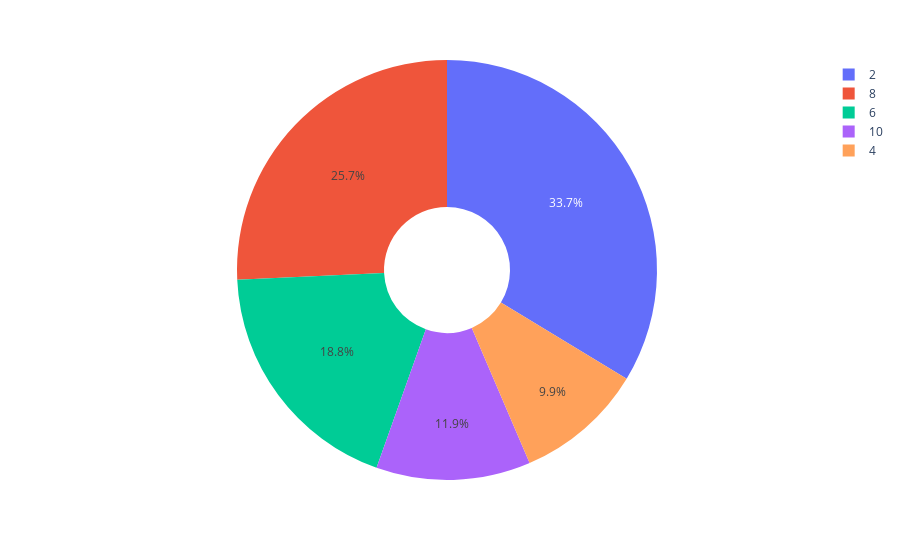

The notebook cell this image was saved under:
### Code cell
fig = px.pie(Final_Result,names='PartyCode', hole= 0.3)
fig.show()

### Figure 1 — Plotly figure (JSON) as saved in the notebook; plotly's stock layout.template omitted (floating-point values rounded to 4 significant figures)
{"data": [{"domain": {"x": [0, 1], "y": [0, 1]}, "hole": 0.3, "hovertemplate": "PartyCode=%{label}<extra></extra>", "labels": [2, 8, 2, 8, 2, 2, 6, 8, 8, 2, 6, 2, 6, 2, 2, 2, 2, 2, 2, 2, 2, 2, 2, 2, 2, 2, 2, 2, 2, 2, 2, 2, 2, 2, 4, 4, 4, 4, 4, 4, 4, 6, 6, 6, 6, 6, 6, 6, 6, 6, 6, 6, 6, 8, 8, 8, 8, 8, 8, 8, 8, 8, 8, 8, 8, 8, 8, 8, 8, 8, 8, 10, 10, 10, 10, 10, 10, 10, 10, 10, 10, 2, 2, 2, 2, 2, 2, 2, 4, 4, 4, 6, 6, 6, 6, 8, 8, 8, 8, 10, 10], "legendgroup": "", "name": "", "showlegend": true, "type": "pie"}], "layout": {"autosize": true, "legend": {"tracegroupgap": 0}, "margin": {"t": 60}}}
